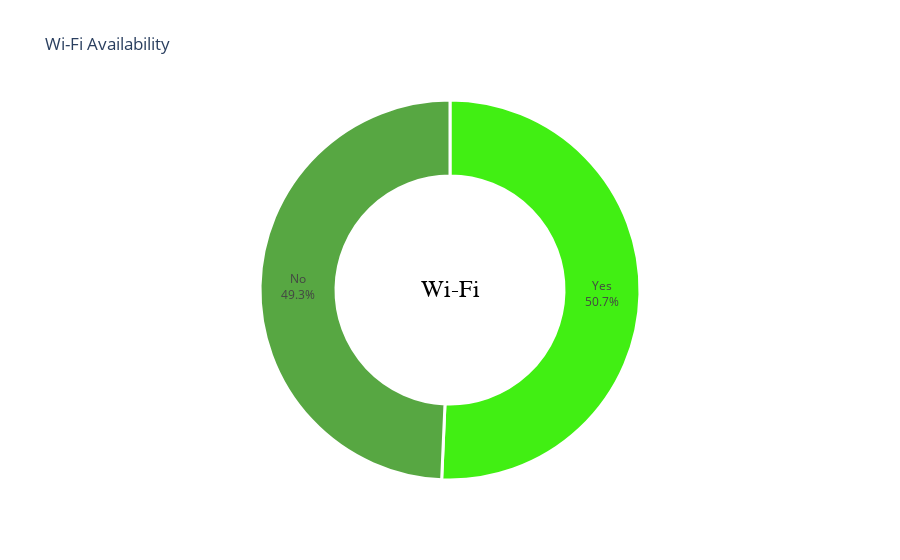

Source (notebook cell):
### Code cell
import pandas as pd
import plotly.express as px

# Assuming df is your DataFrame
# Ensure the 'wifi' column contains categorical values 'Yes' and 'No'
df["wifi"] = df["wifi"].replace({0: "No", 1: "Yes"})  # Map 0 to 'No' and 1 to 'Yes'

# Count the occurrences of each category
wifi_counts = df["wifi"].value_counts().reset_index()
wifi_counts.columns = ["wifi", "count"]  # Rename columns for clarity

fig = px.pie(
    wifi_counts, 
    values="count", 
    names="wifi",  # Use 'wifi' as the names column
    title="Wi-Fi Availability",
    hole=0.6,
    color_discrete_sequence=["#41EF13", "#57A742"],  # Set colors for 'Yes' and 'No'
    labels={"wifi": "Wi-Fi"},  # Rename the legend labels
)

fig.update_traces(
    textposition="inside",
    textinfo="percent+label",
    marker=dict(line=dict(color="white", width=3)),
)

fig.update_layout(
    annotations=[
        dict(
            text="Wi-Fi",
            x=0.5,
            y=0.5,
            font_size=24,
            showarrow=False,
            font_family="Verdana",
            font_color="black",
        )
    ],
    showlegend=False,
)

fig.show()

### Figure 1 — Plotly figure (JSON) as saved in the notebook; plotly's stock layout.template omitted (floating-point values rounded to 4 significant figures)
{"data": [{"domain": {"x": [0, 1], "y": [0, 1]}, "hole": 0.6, "hovertemplate": "Wi-Fi=%{label}<br>count=%{value}<extra></extra>", "labels": ["Yes", "No"], "legendgroup": "", "marker": {"line": {"color": "white", "width": 3}}, "name": "", "showlegend": true, "textinfo": "percent+label", "textposition": "inside", "type": "pie", "values": [507, 493]}], "layout": {"annotations": [{"font": {"color": "black", "family": "Verdana", "size": 24}, "showarrow": false, "text": "Wi-Fi", "x": 0.5, "y": 0.5}], "autosize": true, "legend": {"tracegroupgap": 0}, "piecolorway": ["#41EF13", "#57A742"], "showlegend": false, "title": {"text": "Wi-Fi Availability"}}}
